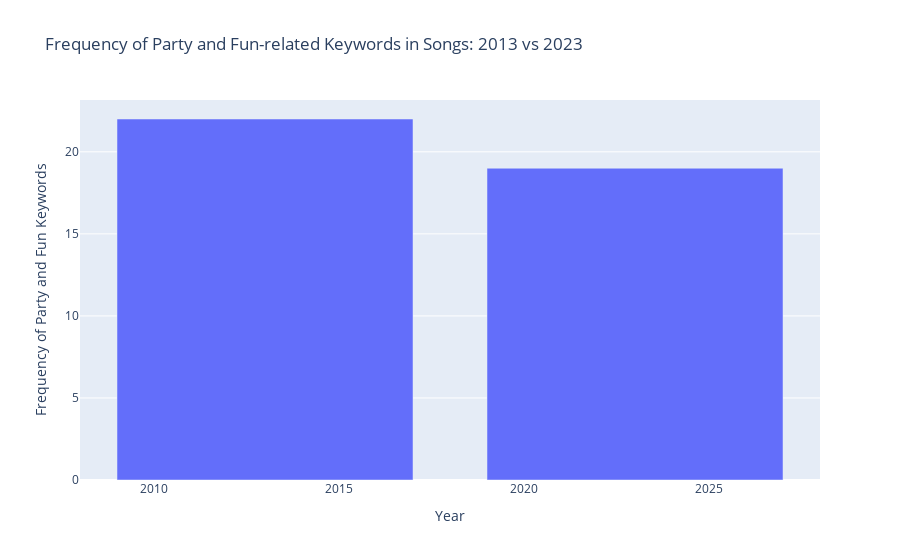

Notebook cell for this chart:
### Code cell
# Bar chart visualization
fig = px.bar(party_fun_keyword_by_year, x=party_fun_keyword_by_year.index, y='Party_Fun_Keyword_Frequency', title="Frequency of Party and Fun-related Keywords in Songs: 2013 vs 2023", labels={'Party_Fun_Keyword_Frequency':'Frequency of Party and Fun Keywords', 'Year':'Year'})
fig.show()

### Figure 1 — Plotly figure (JSON) as saved in the notebook; plotly's stock layout.template omitted (floating-point values rounded to 4 significant figures)
{"data": [{"alignmentgroup": "True", "hovertemplate": "Year=%{x}<br>Frequency of Party and Fun Keywords=%{y}<extra></extra>", "legendgroup": "", "marker": {"color": "#636efa", "pattern": {"shape": ""}}, "name": "", "offsetgroup": "", "orientation": "v", "showlegend": false, "textposition": "auto", "type": "bar", "x": [2013, 2023], "xaxis": "x", "y": [22, 19], "yaxis": "y"}], "layout": {"autosize": true, "barmode": "relative", "legend": {"tracegroupgap": 0}, "title": {"text": "Frequency of Party and Fun-related Keywords in Songs: 2013 vs 2023"}, "xaxis": {"anchor": "y", "autorange": true, "domain": [0, 1], "range": [2008, 2028], "title": {"text": "Year"}, "type": "linear"}, "yaxis": {"anchor": "x", "autorange": true, "domain": [0, 1], "range": [0, 23.16], "title": {"text": "Frequency of Party and Fun Keywords"}, "type": "linear"}}}
